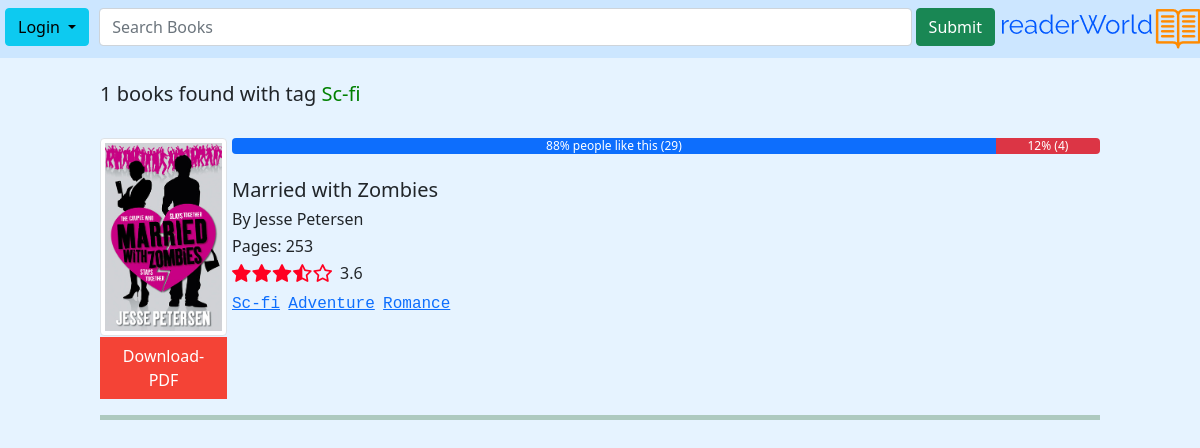
The page /book-by-genre/Sc-fi/ on the database its author committed.
### books/models.py (models this page shows, shortened)
class Genres(models.Model):
	genre = models.CharField(max_length=30)

class Book(models.Model):
	title = models.CharField(max_length=200)
	writter = models.CharField(max_length=200)
	published = models.CharField(max_length=20)
	pages = models.PositiveSmallIntegerField()
	file = models.FileField(upload_to='book_files',null=True,blank=True)
	info = models.TextField()
	date_posted = models.DateTimeField(auto_now_add=True)
	image = models.ImageField(upload_to='books_photos',null=True,blank=True)
	slug = models.SlugField(max_length=200,null=True,blank=True)
	genres = models.ManyToManyField(Genres)
	likes = models.ManyToManyField(User,related_name='likes',blank=True)
	dislikes = models.ManyToManyField(User,related_name='dislikes',blank=True)
	@property
	def likes_dislikes_procentage(self):
		total_likes_dislikes = self.likes.count() + self.dislikes.count()
		if total_likes_dislikes == 0:
			total_likes_procentage = 0
			total_dislikes_procentage = 0
		else:
			total_likes_procentage = (self.likes.count() / total_likes_dislikes) * 100
			total_dislikes_procentage = (self.dislikes.count() / total_likes_dislikes) * 100
		return round(total_likes_procentage), round(total_dislikes_procentage)
	def files(self):
		if self.file:
			return self.file.url
		else:
			return 'no file'

class Rating_star_system(models.Model):
	star = models.OneToOneField(Book,on_delete=models.CASCADE,null=True,blank=True)
	star_1 = models.ManyToManyField(User,blank=True,related_name='star_1')
	star_2 = models.ManyToManyField(User,blank=True,related_name='star_2')
	star_3 = models.ManyToManyField(User,blank=True,related_name='star_3')
	star_4 = models.ManyToManyField(User,blank=True,related_name='star_4')
	star_5 = models.ManyToManyField(User,blank=True,related_name='star_5')
	@property
	def total(self):
		add_all_users = self.star_1.count() + self.star_2.count() + self.star_3.count() + self.star_4.count() +self.star_5.count()
		multiplie_users = self.star_5.count() * 5 + self.star_4.count() * 4 + self.star_3.count() * 3 + self.star_2.count() * 2 + self.star_1.count() * 1
		if multiplie_users > 0 and add_all_users > 0:
			total_rating = multiplie_users/add_all_users
		else:
			total_rating = 0
		return round(total_rating,1) , add_all_users

### books/views.py (the view)
# urls.py: path('book-by-genre/<str:gen>/',views.get_one_genre_books ,name='one_genre'),
def get_one_genre_books(request,gen):
	book = Book.objects.filter(genres__genre=gen)
	return render(request,'books/book_by_one_genre.html',{'book':book,'gen':gen})

### books/templates/books/book_by_one_genre.html
{% extends 'books/base.html' %}
{% load static %}
{% block content %}
<div class="main-div">
	<br>
	<h5>{{book.count}} books found with tag <span style="color: green;">{{gen}}</span> </h5>
	<br>
	{% for b in book %}
	<div class="book-div">
		<div class="photo-div">
		     <a href="{% url 'books:book' slug=b.slug %}"><img src="{{b.image.url}}" alt="photo" class="img-thumbnail"></a>
		     <a class="download-link-one-genre-search" href="{{b.files}} " download>Download-PDF</a>
	    </div>
		<div class="info-div">
			<div class="progress">
			  <div class="progress-bar" role="progressbar" style="width: {{b.likes_dislikes_procentage.0}}%" aria-valuenow="15" aria-valuemin="0" aria-valuemax="100">{{b.likes_dislikes_procentage.0}}% people like this ({{b.likes.count}})</div>
			  <div class="progress-bar bg-danger" role="progressbar" style="width: {{b.likes_dislikes_procentage.1}}%" aria-valuenow="30" aria-valuemin="0" aria-valuemax="100">{{b.likes_dislikes_procentage.1}}% ({{b.dislikes.count}})</div>
			</div>
			<br>
			<h5>{{b.title}}</h5>
		    <h6>By {{b.writter}} </h6>
		    <h6>Pages: {{b.pages}} </h6>
		  	<div class="main-div-stars">
			    <div class="div-stars">
					{% if b.rating_star_system.total.0 == 0 %}
						<img src="{% static 'star/0-stars-big.png'%}" class="star-vertical-aling" alt="My image" width="100">
					{% elif b.rating_star_system.total.0 == 1  or b.rating_star_system.total.0 < 1.3 %}
						<img src="{% static 'star/1-star-big.png' %}"class="star-vertical-aling"  alt="My image" width="100">
					{% elif b.rating_star_system.total.0 == 1.3 or b.rating_star_system.total.0 < 1.8 %}
						<img src="{% static 'star/1.5-stars-small.png' %}"class="star-vertical-aling"alt="My image" width="100">
					{% elif b.rating_star_system.total.0 == 1.8 or b.rating_star_system.total.0 < 2.3 %}
						<img src="{% static 'star/2-stars-small.png' %}" class="star-vertical-aling"  alt="My image" width="100">
					{% elif b.rating_star_system.total.0 == 2.3 or b.rating_star_system.total.0 < 2.8 %}
						<img src="{% static 'star/2.5-stars-big.png' %}" class="star-vertical-aling"  alt="My image" width="100">
					{% elif b.rating_star_system.total.0 == 2.8 or b.rating_star_system.total.0 < 3.3 %}
						<img src="{% static 'star/3-stars-big.png' %}" class="star-vertical-aling"  alt="My image" width="100">
					{% elif b.rating_star_system.total.0 == 3.3 or b.rating_star_system.total.0 < 3.8 %}
						<img src="{% static 'star/3.5-stars-big.png' %}" class="star-vertical-aling"  alt="My image" width="100">
					{% elif b.rating_star_system.total.0 == 3.8 or b.rating_star_system.total.0 < 4.3 %}
						<img src="{% static 'star/4-stars-small.png' %}" class="star-vertical-aling"  alt="My image" width="100">
					{% elif b.rating_star_system.total.0 == 4.3 or b.rating_star_system.total.0 < 4.8 %}
						<img src="{% static 'star/4.5-stars-small.png' %}" class="star-vertical-aling"  alt="My image" width="100">
					{% elif b.rating_star_system.total.0 > 4.7  %}
						<img src="{% static 'star/5-stars-big.png' %}" class="star-vertical-aling"  alt="My image" width="100">
					{% endif %}
					<div>
						<h6>{{b.rating_star_system.total.0}}</h6>
					</div>
				</div>
			</div>
			<div class="one-genre-search">
				{% for gen in b.genres.all %}
					<a href="{% url  'books:one_genre' gen=gen.genre %}"><p class="font-monospace">{{gen.genre}}</p></a>&nbsp;&nbsp;
				{% endfor %}
			</div>
		</div>
    </div>
    <hr style="height: 5px; border: none; color: #004d00;">
	{% endfor %}
</div>
{% endblock %}

### books/templates/books/base.html (shortened to what this page needs)
{% load static %}
<!DOCTYPE html>
<html>
<head>
    <link href="https://cdn.jsdelivr.net/npm/bootstrap@5.1.3/dist/css/bootstrap.min.css" rel="stylesheet">
  <link rel="stylesheet" href="https://cdn.jsdelivr.net/npm/bootstrap-icons@1.5.0/font/bootstrap-icons.css">
	<link rel="stylesheet" type="text/css" href="{% static 'books_css/base.css' %}">
	<link rel="stylesheet" type="text/css" href="{% static 'books_css/info.css' %}">
	<link rel="stylesheet" type="text/css" href="{% static 'books_css/book.css' %}">
  <link rel="stylesheet" type="text/css" href="{% static 'books_css/searched_books_css.css' %}">
  <link rel="stylesheet" type="text/css" href="{% static 'userapp_css/register_css.css' %}">
  <link rel="stylesheet" type="text/css" href="{% static 'userapp_css/login_css.css' %}">
  <link rel="stylesheet" type="text/css" href="{% static 'userapp_css/profile_css.css' %}">
  <link rel="stylesheet" type="text/css" href="{% static 'userapp_css/changePassword.css' %}">
</head>
<body>
<div class="navbar-main w-100 sticky-top">
  <nav class="navbar ">
    <div class="nav-bar">
      {% if user.is_authenticated %}
        <div class="dropdown ">
          <button class="btn btn-dark dropdown-toggle " type="button" id="dropdownMenuButton1" data-bs-toggle="dropdown" aria-expanded="false">
            Hello {{user}}
          </button>
          <ul class="dropdown-menu" aria-labelledby="dropdownMenuButton1">
            <li><a class="dropdown-item" href="{% url 'users:update_url' %}">Update profile</a></li>
            <li><a class="dropdown-item" href="{% url 'users:update_pass' %}">Change Password</a></li>
            <li><a class="dropdown-item" href="{% url 'users:logout' %}">Logout</a></li>
          </ul>
        </div>
      {% else %}
        <div class="dropdown login">
            <button class="btn btn-secondary dropdown-toggle btn-info" type="button" id="dropdownMenu2" data-bs-toggle="dropdown" aria-expanded="false">
              Login
            </button>
        </div>
      {% endif %}
      <div class="base-search-form w-100">
         <form class="d-flex w-100" action="{% url 'books:search' %}"  method="post">
            <input class="form-control me-1" type="text" placeholder="Search Books" aria-label="Search"  name="value" value="" required>
            <input class="btn btn-success" type="submit" id="button-addon2"></input>
        </form>
      </div>
      <a href="{% url 'home' %}"><img src="{% static 'icons/logo-small.png' %}"  alt="My image"></a>
    </div>
  </nav>
</div>
	{% block content %}
	{% endblock %}
</body>
</html>

### static/books_css/base.css (style rules this page uses)
html,body { background-color: #e6f3ff; }
.navbar { max-width: 1200px; margin: auto; background-color: #cce6ff; }
.navbar-main { background-color: #cce6ff; }
.nav-bar { display: flex; flex-direction: row; width: 100%; }
.dropdown { margin-left: 5px; margin-right: 5px; }
.base-search-form { margin-left: 5px; margin-right: 5px; }
.login { margin-top:0px; margin-bottom:0px }

### static/books_css/info.css (style rules this page uses)
p { text-align: justify; }
img { vertical-align: text-bottom; }

### static/books_css/book.css (style rules this page uses)
p { margin: 0px; }

### static/books_css/searched_books_css.css (style rules this page uses)
.main-div { margin: 0 auto; max-width: 1000px; }
.div-stars { display: grid; margin-right: 5px; grid-template-columns: auto auto; grid-gap: 0.5em; }
.book-div { display: flex; }
.photo-div { max-width:127px; min-width:127px; margin-right: 5px; }
.main-div-stars { display: flex; }
.star-vertical-aling { vertical-align: top; }
.info-div { width: 100%; }
.one-genre-search { display: flex; }
hr { height: 20px; }
.download-link-one-genre-search { background-color: #f44336; color: white; padding: 7px 10px; text-align: center; text-decoration: none; display: inline-block; }

### static/userapp_css/profile_css.css (style rules this page uses)
hr { height: 10px; }

### rows shown on the page
Genres: genre "Sc-fi"
Book: image (picture), likes_dislikes_procentage.0 "88", likes.count "29", likes_dislikes_procentage.1 "12", dislikes.count "4", title "Married with Zombies", writter "Jesse Petersen", pages "253", rating_star_system.total.0 "3.6"
Genres: genre "Adventure"
Genres: genre "Romance"

### other values the page prints
{{ book.count }} "1"
